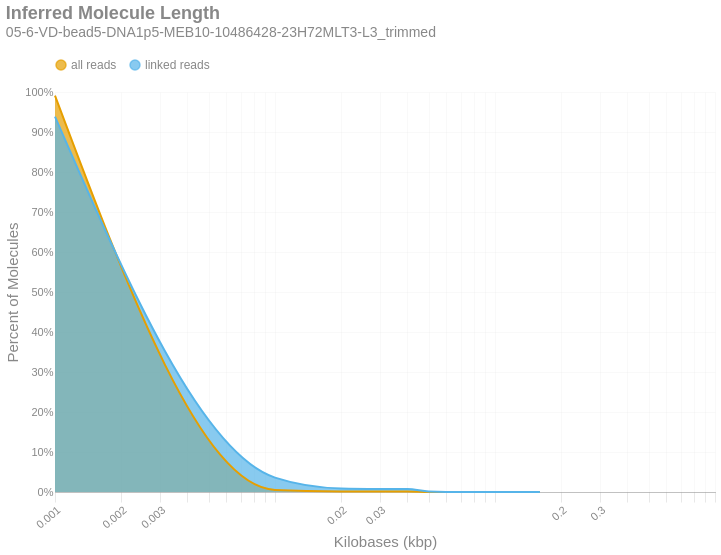

The cell this chart's notebook holds for it:
### Markdown cell above
### Inferred Molecule Length
This is the frequency distribution of molecule lengths inferred from the first and last alignment positions along a contig for all alignments associated with a single linked-read barcode on a given contig.There are two distributions: one with `all` the alignments (yellow) and another with only `linked reads` (blue). The percent of molecules in the `linked reads` distribution is relative to the total number of linked molecules.

### Code cell
if SKIPLR:
    print_html(f"Skipped")
else:
    binned_df = consolidated_hist(valids['length_inferred']/1000, mask, 10, True)
    binned_df['bin'] = binned_df['bin'].cat.rename_categories({'0': '1'})
    with SafeRender(binned_df):
        (
            density_plot(binned_df, 'Inferred Molecule Length', samplename, 'inferredlen')
            .transform_calculate(bin_kb='datum.bin / 1000')
            .encode(
                x=alt.X('bin_kb:Q', title="Kilobases (kbp)").scale(type='log').axis(labelAngle=-40),
                y=alt.Y('value:Q', title='Percent of Molecules')
                    .axis(format='%')
                    .stack(False),
                color=alt.Color("key:N").scale(domain = ["all reads", "linked reads"]),
                tooltip = [
                    alt.Tooltip("key:N", title = "Data Type"),
                    alt.Tooltip("range_label:N", title="Kilobases"),
                    alt.Tooltip("value:Q", format = ".2%", title="% Molecules")
                ]
            )
        ).display()

### Figure 1 — Vega-Lite specification as saved in the notebook (floating-point values rounded to 4 significant figures)
{"width": "container", "height": 400, "config": {"title": {"anchor": "start", "dy": -15, "fontSize": 18, "color": "#888888", "subtitleColor": "#888888", "subtitleFontSize": 14}, "arc": {"fill": "#0072B2"}, "axis": {"domainColor": "#888888", "domainWidth": 0.5, "gridWidth": 0.2, "grid": false, "titleFontWeight": 400, "titleFontSize": 15, "labelFontSize": 11, "labelColor": "#888888", "tickColor": "#888888", "tickWidth": 0.2, "titleColor": "#888888"}, "axisBand": {"grid": false}, "axisX": {"grid": true, "tickSize": 10, "domainCap": "round"}, "axisY": {"domain": false, "grid": true, "tickSize": 0, "domainCap": "round"}, "background": "transparent", "header": {"labelFontSize": 15, "labelColor": "#888888", "titleFontSize": 15, "titleFontWeight": 600, "titleColor": "#888888"}, "legend": {"labelFont": "sans-serif", "labelFontSize": 12, "labelColor": "#888888", "symbolSize": 100, "symbolType": "circle", "titleFontSize": 12, "titlePadding": 10, "titleColor": "#888888", "title": null, "orient": "top"}, "range": {"category": ["#E69F00", "#56B4E9", "#009E73", "#F0E442", "#0072B2", "#D55E00", "#CC79A7", "#000000"], "diverging": ["#cfe8f3", "#a2d4ec", "#73bfe2", "#46abdb", "#1696d2", "#12719e"]}, "area": {"fill": "#0072B2", "fillOpacity": 0.7, "line": true, "strokeOpacity": 0.7}, "line": {"color": "#0072B2", "stroke": "#0072B2", "strokeWidth": 2}, "trail": {"color": "#0072B2", "stroke": "#0072B2", "strokeWidth": 0, "size": 1}, "point": {"filled": true}, "text": {"color": "#888888", "fontSize": 11, "align": "right", "fontWeight": 400, "size": 11}, "bar": {"fill": "#0072B2", "stroke": null}, "view": {"stroke": null, "continuousWidth": 660, "continuousHeight": 400}}, "data": {"name": "data-58e6be90e882a68674bc5cd4aafa0df9"}, "mark": {"type": "area", "interpolate": "monotone"}, "encoding": {"color": {"field": "key", "scale": {"domain": ["all reads", "linked reads"]}, "type": "nominal"}, "tooltip": [{"field": "key", "title": "Data Type", "type": "nominal"}, {"field": "range_label", "title": "Kilobases", "type": "nominal"}, {"field": "value", "format": ".2%", "title": "% Molecules", "type": "quantitative"}], "x": {"axis": {"labelAngle": -40}, "field": "bin_kb", "scale": {"type": "log"}, "title": "Kilobases (kbp)", "type": "quantitative"}, "y": {"axis": {"format": "%"}, "field": "value", "stack": false, "title": "Percent of Molecules", "type": "quantitative"}}, "params": [{"name": "param_c36ac31b6afebe62", "select": {"type": "point", "fields": ["key"]}, "bind": "legend"}], "title": {"text": "Inferred Molecule Length", "subtitle": "05-6-VD-bead5-DNA1p5-MEB10-10486428-23H72MLT3-L3_trimmed"}, "transform": [{"fold": ["all reads", "linked reads"]}, {"filter": {"param": "param_c36ac31b6afebe62"}}, {"calculate": "datum.bin / 1000", "as": "bin_kb"}], "usermeta": {"embedOptions": {"downloadFileName": "05-6-VD-bead5-DNA1p5-MEB10-10486428-23H72MLT3-L3_trimmed.inferredlen"}}, "$schema": "https://vega.github.io/schema/vega-lite/v6.4.1.json", "datasets": {"data-58e6be90e882a68674bc5cd4aafa0df9": [{"bin": "1", "interval": "0-10", "all reads": 0.991, "linked reads": 0.9384, "range_label": "0-9"}, {"bin": "10", "interval": "10-20", "all reads": 0.005106, "linked reads": 0.03598, "range_label": "10-19"}, {"bin": "20", "interval": "20-30", "all reads": 0.00136, "linked reads": 0.00889, "range_label": "20-29"}, {"bin": "30", "interval": "30-40", "all reads": 0.001159, "linked reads": 0.007661, "range_label": "30-39"}, {"bin": "40", "interval": "40-50", "all reads": 0.001115, "linked reads": 0.007469, "range_label": "40-49"}, {"bin": "50", "interval": "50-60", "all reads": 0.0001752, "linked reads": 0.001244, "range_label": "50-59"}, {"bin": "60", "interval": "60-70", "all reads": 2.465e-05, "linked reads": 0.0001652, "range_label": "60-69"}, {"bin": "70", "interval": "70-80", "all reads": 1.294e-05, "linked reads": 8.668e-05, "range_label": "70-79"}, {"bin": "80", "interval": "80-90", "all reads": 7.436e-06, "linked reads": 5.078e-05, "range_label": "80-89"}, {"bin": "90", "interval": "90-100", "all reads": 3.649e-06, "linked reads": 2.359e-05, "range_label": "90-99"}, {"bin": "100", "interval": "100-110", "all reads": 1.308e-06, "linked reads": 8.207e-06, "range_label": "100-109"}, {"bin": "110", "interval": "110-120", "all reads": 6.197e-07, "linked reads": 3.59e-06, "range_label": "110-119"}, {"bin": "120", "interval": "120-130", "all reads": 4.82e-07, "linked reads": 3.078e-06, "range_label": "120-129"}, {"bin": "130", "interval": "130-140", "all reads": 5.508e-07, "linked reads": 4.103e-06, "range_label": "130-139"}, {"bin": "140", "interval": "140-150", "all reads": 2.754e-07, "linked reads": 2.052e-06, "range_label": "140-149"}, {"bin": "150", "interval": "150-160", "all reads": 6.885e-08, "linked reads": 5.129e-07, "range_label": "150-159"}, {"bin": "160", "interval": "160-170", "all reads": 0.0, "linked reads": 0.0, "range_label": "160-169"}]}}
